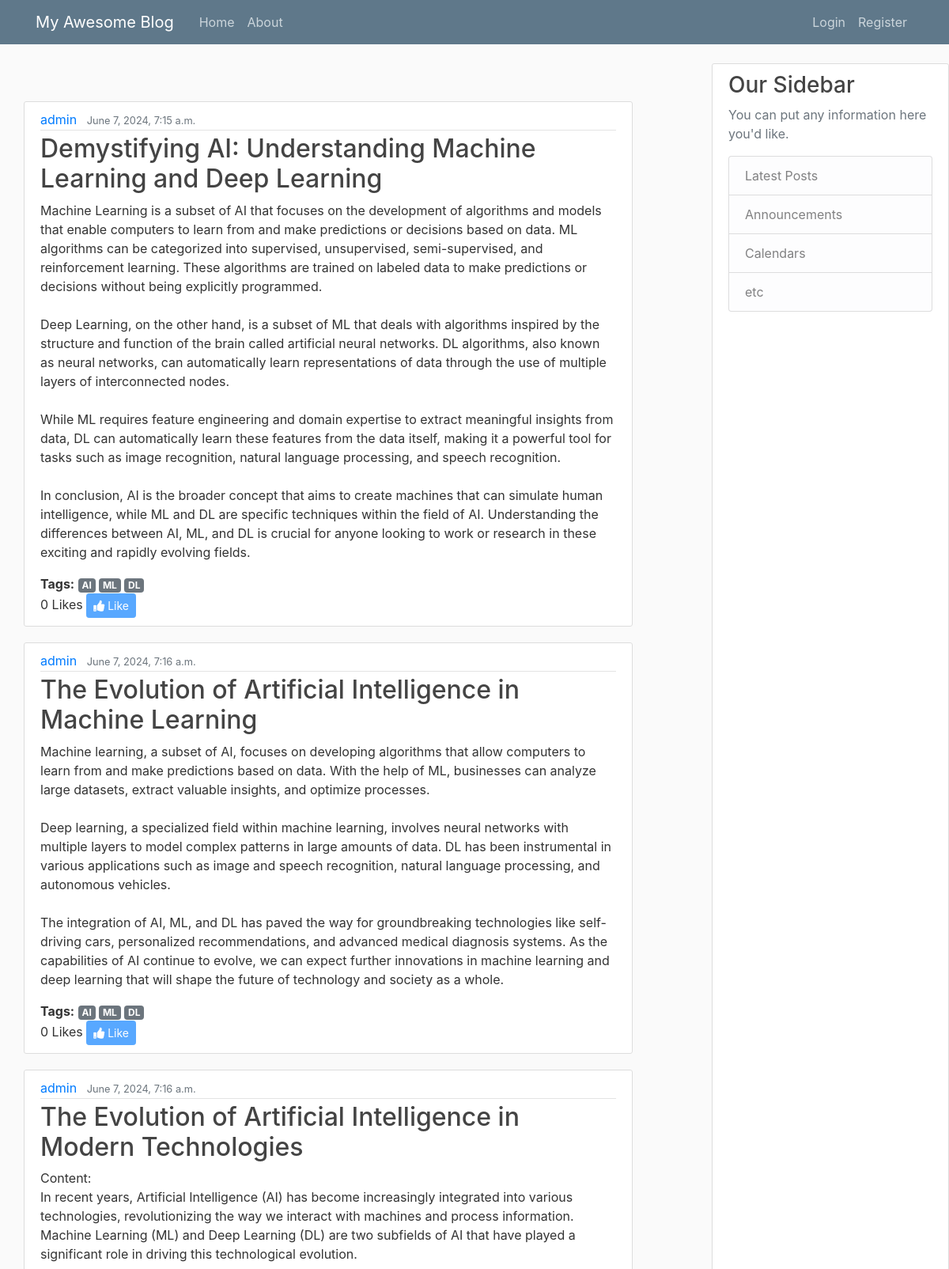
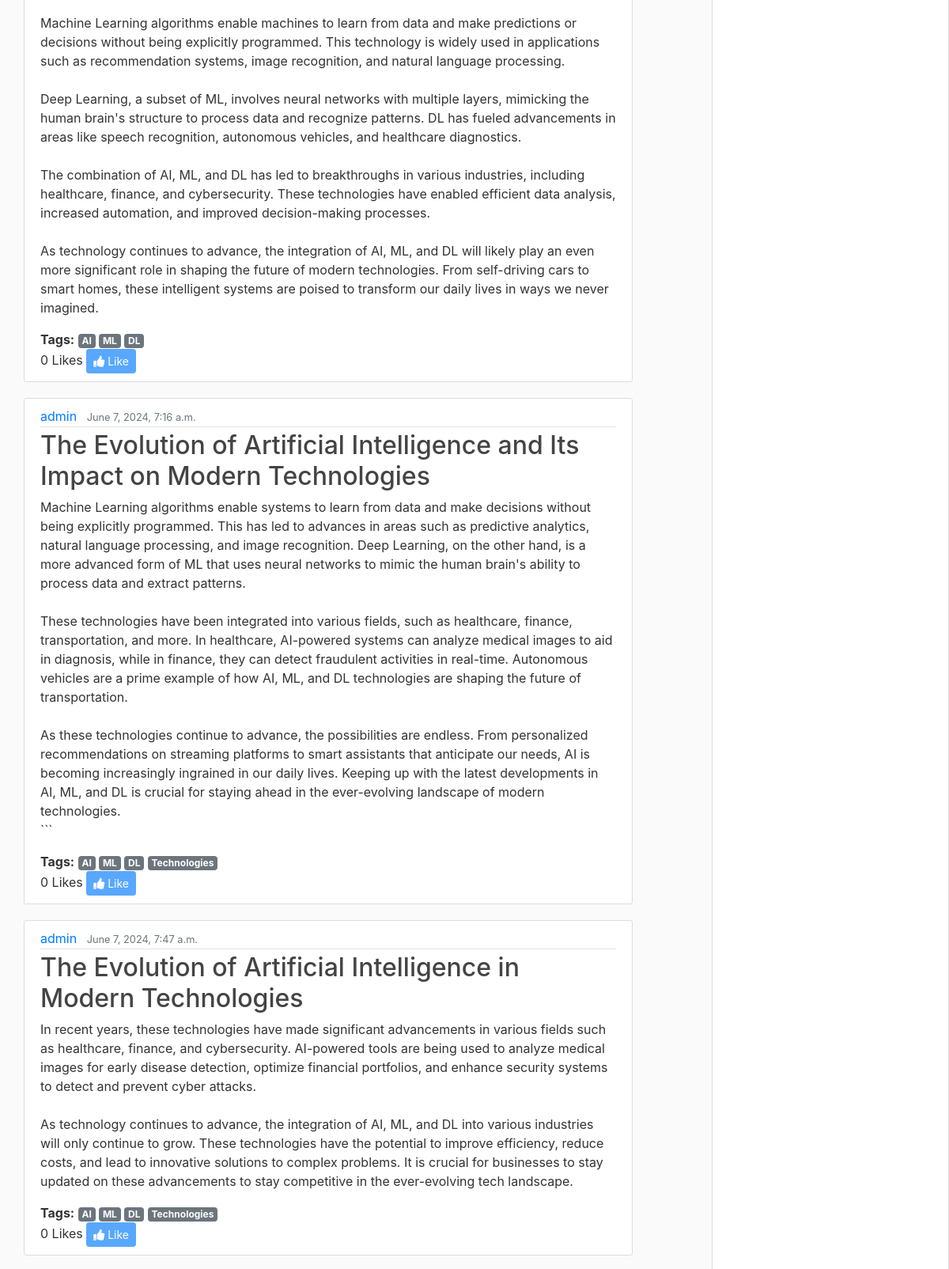
The page / (upper part) on the database its author committed (2 pictures, top to bottom).
### blog/models.py (models this page shows, shortened)
class Post(models.Model):
    title = models.CharField(max_length=100)
    tags = models.ManyToManyField(Tag, related_name='posts', blank=True)
    content = models.TextField()
    date_posted = models.DateTimeField(default=timezone.now)
    author = models.ForeignKey(User, on_delete=models.CASCADE)
    liked_by = models.ManyToManyField(User, related_name='liked_posts', blank=True)

class Tag(models.Model):
    name = models.CharField(max_length=30, unique=True)

### blog/views.py (the view)
# urls.py: path('', views.home, name='blog-home'),
def home(request):
    posts = Post.objects.all()
    for post in posts:
        post.author_display = (
            f"{post.author.first_name} {post.author.last_name}"
            if post.author.first_name and post.author.last_name
            else post.author.username
        )
    context = {'posts': posts}
    return render(request, 'blog/home.html', context)

### blog/templates/blog/home.html (shortened to what this page needs)
{% extends "blog/base.html" %}
{% block content %}
    {% for post in posts %}
        <article class="media content-section">
          <div class="media-body">
            <div class="article-metadata">
              <a class="mr-2" href="{% url 'user-posts' post.author.id %}">
                {% if post.author.first_name and post.author.last_name %}
                  {{ post.author.first_name }} {{ post.author.last_name }}
                {% else %}
                  {{ post.author.username }}
                {% endif %}
              </a>
              <small class="text-muted">{{ post.date_posted }}</small>
            </div>
            <h2><a class="article-title" href="{% url 'post-detail' post.id %}">{{ post.title }}</a></h2>
            <p class="article-content">{{ post.content }}</p>
            <div class="post-tags">
              <strong>Tags:</strong>
              {% for tag in post.tags.all %}
                  <a href="{% url 'tagged-posts' tag.name|urlencode %}" class="badge badge-secondary" style="color: white;">
                      {{ tag.name }}
                  </a>
              {% endfor %}
            </div>
            <div class="like-section">
              <span id="like-count-{{ post.id }}">{{ post.liked_by.count }} Likes</span>
              {% if user.is_authenticated %}
                <button class="btn btn-primary btn-sm like-button" data-post-id="{{ post.id }}">
                  {% if user in post.liked_by.all %}
                    <i class="fas fa-thumbs-down"></i> Dislike
                  {% else %}
                    <i class="fas fa-thumbs-up"></i> Like
                  {% endif %}
                </button>
              {% else %}
                <button class="btn btn-primary btn-sm" disabled><i class="fas fa-thumbs-up"></i> Like</button>
              {% endif %}
            </div>
          </div>
        </article>
    {% endfor %}
{% endblock content %}

### blog/static/blog/main.css (style rules this page uses)
body { background: #fafafa; color: #333333; margin-top: 5rem; overflow: hidden; }
h1, h2, h3, h4, h5, h6 { color: #444444; }
.content-section { background: #ffffff; padding: 10px 20px; border: 1px solid #dddddd; border-radius: 3px; margin-bottom: 20px; }
.article-title { color: #444444; }
.article-content { white-space: pre-line; }
.article-metadata { padding-bottom: 1px; margin-bottom: 4px; border-bottom: 1px solid #e3e3e3 }
button { padding: 0.7em; color: #fff; background-color: #007BFF; border: none; border-radius: 3px; cursor: pointer; }
p { color: #333; margin-bottom: 1em; }

### rows shown on the page
Post: author.username "admin", date_posted "June 7, 2024, 7:15 a.m.", title "Demystifying AI: Understanding Machine Learning and Deep Learning", content "Machine Learning is a subset of AI that focuses on the development of algorithms and models that enable computers to learn from and make predictions or decisions based on data. ML algorithms can be categorized into supervised, unsupervised, semi-supervised, and reinforcement learning. These algorithms are trained on labeled data to make predictions or decisions without being explicitly programmed. Deep Learning, on the other hand, is a subset of ML that deals with algorithms inspired by the structure and function of the brain called artificial neural networks. DL algorithms, also known as neural networks, can automatically learn representations of data through the use of multiple layers of…", liked_by.count "0"
Tag: name "AI"
Tag: name "ML"
Tag: name "DL"
Post: author.username "admin", date_posted "June 7, 2024, 7:16 a.m.", title "The Evolution of Artificial Intelligence in Machine Learning", content "Machine learning, a subset of AI, focuses on developing algorithms that allow computers to learn from and make predictions based on data. With the help of ML, businesses can analyze large datasets, extract valuable insights, and optimize processes. Deep learning, a specialized field within machine learning, involves neural networks with multiple layers to model complex patterns in large amounts of data. DL has been instrumental in various applications such as image and speech recognition, natural language processing, and autonomous vehicles. The integration of AI, ML, and DL has paved the way for groundbreaking technologies like self-driving cars, personalized recommendations, and advanced…", liked_by.count "0"
Post: author.username "admin", date_posted "June 7, 2024, 7:16 a.m.", title "The Evolution of Artificial Intelligence in Modern Technologies", content "Content: In recent years, Artificial Intelligence (AI) has become increasingly integrated into various technologies, revolutionizing the way we interact with machines and process information. Machine Learning (ML) and Deep Learning (DL) are two subfields of AI that have played a significant role in driving this technological evolution. Machine Learning algorithms enable machines to learn from data and make predictions or decisions without being explicitly programmed. This technology is widely used in applications such as recommendation systems, image recognition, and natural language processing. Deep Learning, a subset of ML, involves neural networks with multiple layers, mimicking the…", liked_by.count "0"
Post: author.username "admin", date_posted "June 7, 2024, 7:16 a.m.", title "The Evolution of Artificial Intelligence and Its Impact on Modern Technologies", content "Machine Learning algorithms enable systems to learn from data and make decisions without being explicitly programmed. This has led to advances in areas such as predictive analytics, natural language processing, and image recognition. Deep Learning, on the other hand, is a more advanced form of ML that uses neural networks to mimic the human brain's ability to process data and extract patterns. These technologies have been integrated into various fields, such as healthcare, finance, transportation, and more. In healthcare, AI-powered systems can analyze medical images to aid in diagnosis, while in finance, they can detect fraudulent activities in real-time. Autonomous vehicles are a prime…", liked_by.count "0"
Tag: name "Technologies"
Post: author.username "admin", date_posted "June 7, 2024, 7:47 a.m.", title "The Evolution of Artificial Intelligence in Modern Technologies", content "In recent years, these technologies have made significant advancements in various fields such as healthcare, finance, and cybersecurity. AI-powered tools are being used to analyze medical images for early disease detection, optimize financial portfolios, and enhance security systems to detect and prevent cyber attacks. As technology continues to advance, the integration of AI, ML, and DL into various industries will only continue to grow. These technologies have the potential to improve efficiency, reduce costs, and lead to innovative solutions to complex problems. It is crucial for businesses to stay updated on these advancements to stay competitive in the ever-evolving tech landscape.", liked_by.count "0"
